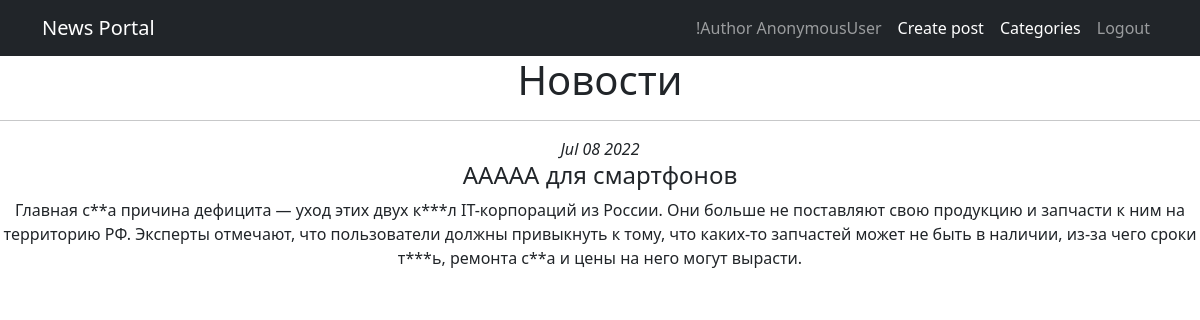
The page /news/1 on the database as committed earlier.
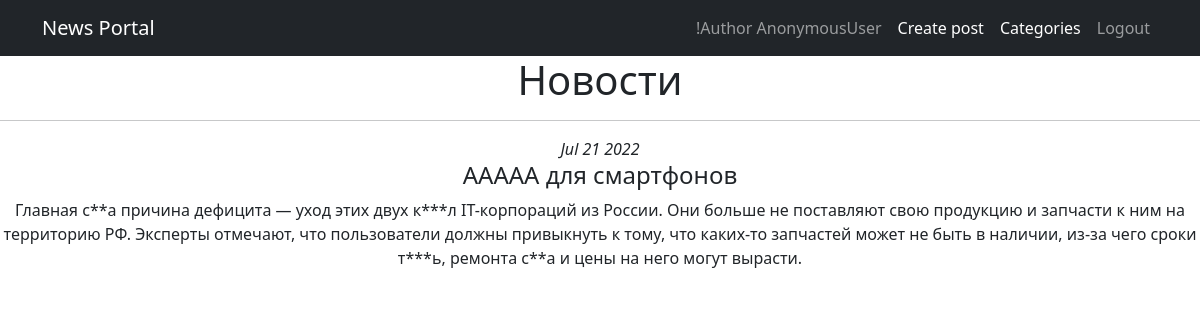
The same page on the database as committed later.
### news/models.py (models this page shows, shortened)
class Post(models.Model):
    article = 'AR'
    news = 'NW'
    POSTKINDS = [
        (article, 'Статья'),
        (news, 'Новость')
    ]
    author = models.ForeignKey('Author', on_delete=models.CASCADE, related_name='posts')
    category = models.ManyToManyField('Category', through='PostCategory')
    post_kind = models.CharField(max_length=2,
                                 choices=POSTKINDS,
                                 default=article)
    time_create = models.DateTimeField(auto_now=True)
    title = models.CharField(max_length=255)
    text = models.TextField()
    rating = models.IntegerField(default=0)

### news/views.py (the view)
# urls.py: path('<int:pk>', PostDetail.as_view(), name='post_detail'),
class PostDetail(DetailView):
    model = Post
    template_name = 'post.html'
    context_object_name = 'post'

### news/templatetags/custom_filters.py (called while the page is built)
@register.filter()
def censor(text):
    if not type(text) == str:
        raise ValueError('Filter censor gets strings only.')
    censed_text = ''
    words = re.findall(r'[0-9]+|[A-z]+|[А-яё]+|\S| |', text)
    for word in words:
        if word.lower() in CENS_WORDS:
            word = word[0] + '*' * (len(word) - 2) + word[-1]
        censed_text += word
    return censed_text

### templates/post.html
{% extends 'flatpages/default.html' %}
{% load custom_filters %}
{% block content %}
   <h1>Новости</h1>
   <hr>
    <i>{{ post.time_create|date:'M d Y' }}</i>
    <h4>{{ post.title|censor }}</h4>
        {{ post.text|censor }}
{% endblock content %}

Rows that differ between the two databases and show on the page:
changed Post "ААААА для смартфонов": time_create "Jul 08 2022" → "Jul 21 2022"
